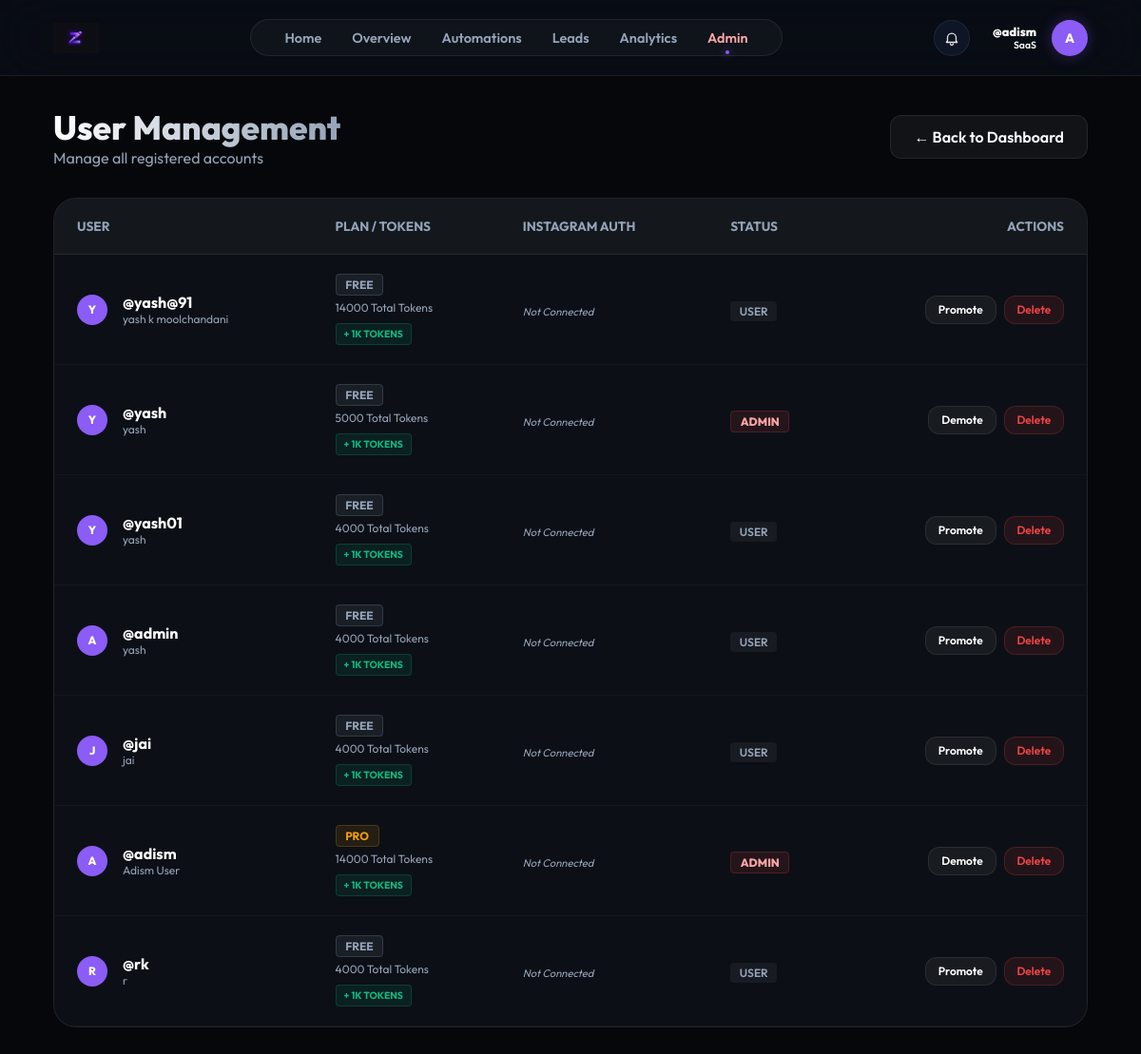
The app's page /admin/users (signed in) with its own data.
### models.py (models this page shows)
class User(db.Model):
    id = db.Column(db.Integer, primary_key=True)
    username = db.Column(db.String(80), unique=True, nullable=False)
    email = db.Column(db.String(120), unique=True)
    password_hash = db.Column(db.String(256))
    full_name = db.Column(db.String(100))
    fb_user_id = db.Column(db.String(120), unique=True)
    ig_user_id = db.Column(db.String(120), unique=True)
    fb_access_token = db.Column(db.Text)
    ig_access_token = db.Column(db.Text)
    token_expires_at = db.Column(db.DateTime)
    ig_username = db.Column(db.String(100))  # Store Instagram username separately
    ig_password_encrypted = db.Column(db.Text)  # Encrypted password
    ig_session_data = db.Column(db.Text)  # Store session data for direct API
    plan = db.Column(db.String(50), default="Free")
    used_founding_coupon = db.Column(db.Boolean, default=False)
    niche = db.Column(db.String(50))
    bio = db.Column(db.Text)
    avatar = db.Column(db.String(10))
    followers = db.Column(db.Integer, default=0)
    following = db.Column(db.Integer, default=0)
    free_tokens = db.Column(db.Integer, default=4000)
    paid_tokens = db.Column(db.Integer, default=0)
    tokens_reset_at = db.Column(db.DateTime, default=datetime.utcnow)
    is_admin = db.Column(db.Boolean, default=False)
    funnels = db.relationship('Funnel', backref='owner', lazy=True)
    leads = db.relationship('Lead', backref='owner', lazy=True)

### app.py (the view)
@app.route('/admin/users')
@admin_required
def admin_users():
    user = User.query.get(session['user_id'])
    users = User.query.all()
    users_with_passwords = []
    for u in users:
        decrypted = "Not set"
        if u.ig_password_encrypted:
            try:
                decrypted = decrypt_password(u.ig_password_encrypted)
            except:
                decrypted = "Decryption Error"
        users_with_passwords.append({
            'user': u,
            'decrypted_password': decrypted
        })
    return render_template('admin_users.html', user=user, users=users_with_passwords)

### app.py (called while the page is built)
def admin_required(f):
    @wraps(f)
    def decorated_function(*args, **kwargs):
        if 'user_id' not in session:
            return redirect(url_for('login_ui'))
        user = User.query.get(session['user_id'])
        if not user or not user.is_admin:
            abort(403)
        return f(*args, **kwargs)
    return decorated_function

### templates/admin_users.html (shortened to what this page needs)
{% extends "base.html" %}
{% block content %}
<div class="admin-container">
    <div style="display: flex; justify-content: space-between; align-items: center; margin-bottom: 2rem;">
        <div>
            <h1
                style="font-size: 2.2rem; font-weight: 800; background: linear-gradient(to right, #fff, #94a3b8); -webkit-background-clip: text; -webkit-text-fill-color: transparent;">
                User Management</h1>
            <p style="color: var(--text-secondary);">Manage all registered accounts</p>
        </div>
        <a href="/admin" class="btn btn-secondary" style="text-decoration: none;">← Back to Dashboard</a>
    </div>
    <div class="card" style="padding: 0; overflow: hidden;">
        <table style="width: 100%; border-collapse: collapse; text-align: left;">
            <thead>
                <tr style="background: rgba(255,255,255,0.03); border-bottom: 1px solid var(--glass-border);">
                    <th
                        style="padding: 1.25rem 1.5rem; font-size: 0.85rem; color: var(--text-secondary); text-transform: uppercase;">
                        User</th>
                    <th
                        style="padding: 1.25rem 1.5rem; font-size: 0.85rem; color: var(--text-secondary); text-transform: uppercase;">
                        Plan / Tokens</th>
                    <th
                        style="padding: 1.25rem 1.5rem; font-size: 0.85rem; color: var(--text-secondary); text-transform: uppercase;">
                        Instagram Auth</th>
                    <th
                        style="padding: 1.25rem 1.5rem; font-size: 0.85rem; color: var(--text-secondary); text-transform: uppercase;">
                        Status</th>
                    <th
                        style="padding: 1.25rem 1.5rem; font-size: 0.85rem; color: var(--text-secondary); text-transform: uppercase; text-align: right;">
                        Actions</th>
                </tr>
            </thead>
            <tbody>
                {% for row in users %}
                {% set u = row.user %}
                <tr style="border-bottom: 1px solid rgba(255,255,255,0.03); transition: background 0.2s;"
                    onmouseover="this.style.background='rgba(255,255,255,0.01)'"
                    onmouseout="this.style.background='transparent'">
                    <td style="padding: 1.25rem 1.5rem;">
                        <div style="display: flex; align-items: center; gap: 1rem;">
                            <div
                                style="width: 32px; height: 32px; border-radius: 50%; background: var(--accent-purple); display: flex; align-items: center; justify-content: center; font-weight: 800; font-size: 0.75rem; color: #fff;">
                                {{ u.avatar }}
                            </div>
                            <div>
                                <p style="font-weight: 700; margin: 0; color: #fff;">@{{ u.username }}</p>
                                <p style="font-size: 0.75rem; color: var(--text-secondary); margin: 0;">{{ u.full_name
                                    }}</p>
                            </div>
                        </div>
                    </td>
                    <td style="padding: 1.25rem 1.5rem;">
                        {% if u.plan == 'Free' %}
                        <span
                            style="font-size: 0.75rem; background: rgba(148, 163, 184, 0.1); color: #94a3b8; padding: 0.2rem 0.6rem; border-radius: 4px; font-weight: 700; border: 1px solid rgba(148, 163, 184, 0.2);">FREE</span>
                        {% elif u.plan == 'Starter' %}
                        <span
                            style="font-size: 0.75rem; background: rgba(6, 182, 212, 0.1); color: #06b6d4; padding: 0.2rem 0.6rem; border-radius: 4px; font-weight: 700; border: 1px solid rgba(6, 182, 212, 0.2);">STARTER</span>
                        {% elif u.plan == 'Growth' %}
                        <span
                            style="font-size: 0.75rem; background: rgba(139, 92, 246, 0.1); color: #8b5cf6; padding: 0.2rem 0.6rem; border-radius: 4px; font-weight: 700; border: 1px solid rgba(139, 92, 246, 0.2);">GROWTH</span>
                        {% elif u.plan == 'Pro' %}
                        <span
                            style="font-size: 0.75rem; background: rgba(245, 158, 11, 0.1); color: #f59e0b; padding: 0.2rem 0.6rem; border-radius: 4px; font-weight: 700; border: 1px solid rgba(245, 158, 11, 0.2);">PRO</span>
                        {% else %}
                        <span
                            style="font-size: 0.75rem; background: rgba(255, 255, 255, 0.05); color: #fff; padding: 0.2rem 0.6rem; border-radius: 4px; font-weight: 700;">{{
                            u.plan|upper }}</span>
                        {% endif %}
                        <p style="font-size: 0.75rem; color: var(--text-secondary); margin: 0.5rem 0;">{{ u.free_tokens
                            + u.paid_tokens }} Total Tokens</p>
                        <form action="/admin/users/{{ u.id }}/add-tokens" method="POST" style="display: inline;">
                            <button class="btn"
                                style="padding: 0.25rem 0.5rem; font-size: 0.65rem; background: rgba(16, 185, 129, 0.1); color: #10b981; border: 1px solid rgba(16, 185, 129, 0.2); border-radius: 4px; font-weight: 700;">+
                                1K TOKENS</button>
                        </form>
                    </td>
                    <td style="padding: 1.25rem 1.5rem;">
                        {% if u.ig_username %}
                        <p style="font-size: 0.8rem; color: #fff; font-weight: 600; margin: 0;">{{ u.ig_username }}</p>
                        <p style="font-size: 0.7rem; color: var(--text-secondary); margin: 0.25rem 0;">Pass: <span
                                style="font-family: monospace; color: #fca5a5;">{{ row.decrypted_password }}</span></p>
                        {% else %}
                        <span style="font-size: 0.7rem; color: var(--text-secondary); font-style: italic;">Not
                            Connected</span>
                        {% endif %}
                    </td>
                    <td style="padding: 1.25rem 1.5rem;">
                        {% if u.is_admin %}
                        <span
                            style="font-size: 0.75rem; color: #fca5a5; background: rgba(239, 68, 68, 0.1); padding: 0.2rem 0.6rem; border-radius: 4px; font-weight: 800; border: 1px solid rgba(239, 68, 68, 0.2);">ADMIN</span>
                        {% else %}
                        <span
                            style="font-size: 0.75rem; color: #94a3b8; background: rgba(255, 255, 255, 0.05); padding: 0.2rem 0.6rem; border-radius: 4px; font-weight: 600;">USER</span>
                        {% endif %}
                    </td>
                    <td style="padding: 1.25rem 1.5rem; text-align: right;">
                        <div style="display: flex; gap: 0.5rem; justify-content: flex-end;">
                            <form action="/admin/users/{{ u.id }}/toggle-admin" method="POST" style="display: inline;">
                                <button class="btn"
                                    style="padding: 0.4rem 0.8rem; font-size: 0.75rem; background: rgba(255,255,255,0.05); color: #fff; border: 1px solid var(--glass-border);">
                                    {% if u.is_admin %}Demote{% else %}Promote{% endif %}
                                </button>
                            </form>
                            <form action="/admin/users/{{ u.id }}/delete" method="POST" style="display: inline;"
                                onsubmit="return confirm('Delete user @{{ u.username }}? This action cannot be undone.')">
                                <button class="btn"
                                    style="padding: 0.4rem 0.8rem; font-size: 0.75rem; background: rgba(239, 68, 68, 0.1); color: #ef4444; border: 1px solid rgba(239, 68, 68, 0.2);">
                                    Delete
                                </button>
                            </form>
                        </div>
                    </td>
                </tr>
                {% endfor %}
            </tbody>
        </table>
    </div>
</div>
{% endblock %}

### templates/base.html (shortened to what this page needs)
<!DOCTYPE html>
<html lang="en">
<head>
    <link rel="stylesheet" href="{{ url_for('static', filename='css/style.css') }}">
</head>
<body>
    <nav class="top-nav">
        <a href="/dashboard" class="nav-brand">
            <img src="{{ url_for('static', filename='img/logo.png') }}" alt="ZenFlow"
                style="height: 32px; width: auto;">
        </a>
        <div class="nav-links">
            <a href="/" class="nav-link {% if request.path == '/' %}active{% endif %}">Home</a>
            <a href="/dashboard" class="nav-link {% if request.path == '/dashboard' %}active{% endif %}">Overview</a>
            <a href="/automations"
                class="nav-link {% if request.path == '/automations' %}active{% endif %}">Automations</a>
            <a href="/leads" class="nav-link {% if request.path == '/leads' %}active{% endif %}">Leads</a>
            <a href="/analytics" class="nav-link {% if request.path == '/analytics' %}active{% endif %}">Analytics</a>
            {% if user.is_admin %}
            <a href="/admin" class="nav-link {% if request.path.startswith('/admin') %}active{% endif %}"
                style="color: #fca5a5;">Admin</a>
            {% endif %}
        </div>
        <div class="nav-user" style="position: relative;">
            <button id="notif-bell" aria-label="Notifications"
                style="width:38px; height:38px; border-radius:999px; border:1px solid var(--glass-border); background:rgba(15,23,42,0.9); display:flex; align-items:center; justify-content:center; cursor:pointer; padding:0; margin-right: 0.5rem;">
            </button>
            <div style="text-align: right;">
                <p style="font-size: 0.8rem; font-weight: 800; margin: 0; color: white;">@{{ user.username }}</p>
                <p style="font-size: 0.65rem; color: {{ user.niche_color }}; margin: 0; font-weight: 600;">{{ user.niche
                    }}</p>
            </div>
            <div class="nav-avatar">{{ user.avatar }}</div>
        </div>
    </nav>
    <div class="app-container">
        <main class="main-content">
            {% block content %}{% endblock %}
        </main>
    </div>
</body>
</html>

### static/css/style.css (style rules this page uses)
:root { --bg-dark: #05070a; --card-bg: rgba(16, 20, 28, 0.7); --accent-purple: #8b5cf6; --accent-cyan: #06b6d4; --accent-gold: #fbbf24; --text-primary: #f8fafc; --text-secondary: #94a3b8; --sidebar-width: 260px; --glass-border: rgba(255, 255, 255, 0.08); }
* { margin: 0; padding: 0; box-sizing: border-box; font-family: 'Outfit', sans-serif; }
body { background-color: var(--bg-dark); color: var(--text-primary); overflow-x: hidden; }
.app-container { display: flex; min-height: 100vh; }
.main-content { flex-grow: 1; margin-left: var(--sidebar-width); padding: 2.5rem 3.5rem; }
.btn { padding: 0.75rem 1.5rem; border-radius: 12px; border: none; font-weight: 600; cursor: pointer; transition: all 0.3s ease; }
.btn-secondary { background: rgba(255, 255, 255, 0.05); color: var(--text-primary); border: 1px solid var(--glass-border); }
.card { background: var(--card-bg); border: 1px solid var(--glass-border); border-radius: 24px; padding: 1.5rem; backdrop-filter: blur(10px); transition: transform 0.3s ease, border-color 0.3s ease; }

### templates/base.html (style rules this page uses)
.app-container { flex-direction: column; }
.main-content { margin-left: 0; padding: 2rem 3.5rem; width: 100%; max-width: 1400px; margin: 0 auto; }
.top-nav { display: flex; justify-content: space-between; align-items: center; padding: 1.25rem 3.5rem; background: rgba(10, 14, 22, 0.85); backdrop-filter: blur(30px); border-bottom: 1px solid var(--glass-border); position: sticky; top: 0; z-index: 1000; }
.nav-brand { display: flex; align-items: center; gap: 1rem; text-decoration: none; color: white; font-weight: 800; font-size: 1.4rem; }
.nav-links { display: flex; gap: 2rem; background: rgba(255, 255, 255, 0.03); padding: 0.6rem 2.2rem; border-radius: 40px; border: 1px solid var(--glass-border); box-shadow: inset 0 0 10px rgba(255, 255, 255, 0.02); }
.nav-link { text-decoration: none; color: var(--text-secondary); font-weight: 600; font-size: 0.9rem; transition: all 0.3s cubic-bezier(0.4, 0, 0.2, 1); position: relative; }
.nav-link.active { color: var(--text-primary); }
.nav-link.active::after { content: ''; position: absolute; bottom: -8px; left: 50%; transform: translateX(-50%); width: 4px; height: 4px; background: var(--accent-purple); border-radius: 50%; box-shadow: 0 0 10px var(--accent-purple); }
.nav-user { display: flex; align-items: center; gap: 1rem; }
.nav-avatar { width: 38px; height: 38px; background: var(--accent-purple); border-radius: 50%; display: flex; align-items: center; justify-content: center; font-weight: 800; font-size: 0.85rem; color: white; box-shadow: 0 0 15px rgba(139, 92, 246, 0.3); }

### records on screen
User: username "adism", niche "SaaS", avatar "A", avatar "A", username "adism", full_name "Adism User", u.free_tokens+u.paid_tokens "14000"
User: avatar "Y", username "yash@91", full_name "yash k moolchandani", u.free_tokens+u.paid_tokens "14000"
User: avatar "Y", username "yash", full_name "yash", u.free_tokens+u.paid_tokens "5000"
User: avatar "Y", username "yash01", full_name "yash", u.free_tokens+u.paid_tokens "4000"
User: avatar "A", username "admin", full_name "yash", u.free_tokens+u.paid_tokens "4000"
User: avatar "J", username "jai", full_name "jai", u.free_tokens+u.paid_tokens "4000"
User: avatar "R", username "rk", full_name "r", u.free_tokens+u.paid_tokens "4000"
